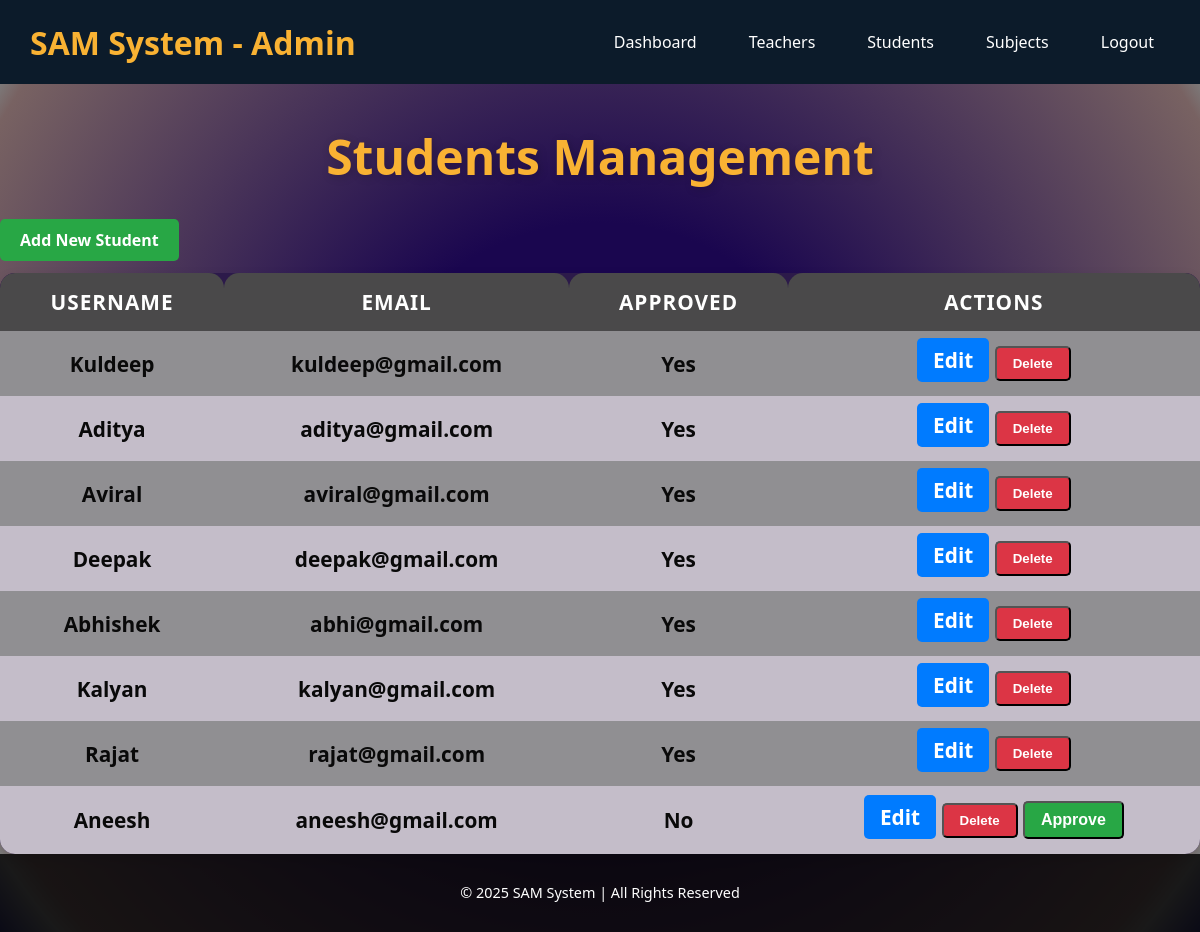
Page /admins/students/ (signed in) on the committed database.
### myapp/models.py (models this page shows, shortened)
class CustomUser(AbstractUser):
    ROLE_CHOICES = [
        ('admin', 'Admin'),
        ('teacher', 'Teacher'),
        ('student', 'Student'),
    ]
    role = models.CharField(max_length=10, choices=ROLE_CHOICES)
    is_approved = models.BooleanField(default=False)
    subject = models.ForeignKey('Subject', null=True, blank=True, on_delete=models.SET_NULL)
    full_name = models.CharField(max_length=100, blank=True, null=True)

### myapp/views.py (the view)
# urls.py: path('admins/students/', views.admin_students, name='admin_students'),
@login_required
def admin_students(request):
    if request.user.role != 'admin':
        return redirect('home')
    students = CustomUser.objects.filter(role='student')
    return render(request, 'admin/admin_students.html', {'students': students})

### myapp/templates/admin/admin_students.html (shortened to what this page needs)
{% load static %}
<!DOCTYPE html>
<html lang="en">
<head>
    <link rel="stylesheet" href="{% static 'css/home.css' %}">
    <link rel="stylesheet" href="{% static 'css/admin_dashboard.css' %}">
    <link rel="stylesheet" href="{% static 'css/admin_students.css' %}">
</head>
<body>
    <nav class="navbar">
        <div class="nav-container">
            <a href="{% url 'admin_dashboard' %}" class="brand">SAM System - Admin</a>
            <ul class="nav-links">
                <li><a href="{% url 'admin_dashboard' %}">Dashboard</a></li>
                <li><a href="{% url 'admin_teachers' %}">Teachers</a></li>
                <li><a href="{% url 'admin_students' %}" class="active">Students</a></li>
                <li><a href="{% url 'admin_subjects' %}">Subjects</a></li>
                <li><a href="{% url 'logout' %}">Logout</a></li>
            </ul>
        </div>
    </nav>
    <div class="container">
        <h2 class="dashboard-title">Students Management</h2>
        <div>
            <a href="{% url 'admin_add_student' %}" class="btn btn-success">Add New Student</a>
        </div><br>
        <table class="table">
            <thead class="table-dark">
                <tr>
                    <th>Username</th>
                    <th>Email</th>
                    <th>Approved</th>
                    <th>Actions</th>
                </tr>
            </thead>
            <tbody>
                {% for student in students %}
                <tr>
                    <td>{{ student.first_name|default:student.full_name }}</td>
                    <td>{{ student.email }}</td>
                    <td>
                        {% if student.is_approved %}
                            <span class="badge bg-success">Yes</span>
                        {% else %}
                            <span class="badge bg-warning">No</span>
                        {% endif %}
                    </td>
                    <td>
                        <a href="{% url 'admin_edit_student' student.id %}" class="btn btn-primary btn-sm">Edit</a>
                        <form action="{% url 'admin_delete_student' student.id %}" method="POST" style="display:inline-block;">
                            <button type="submit" class="btn btn-danger btn-sm" onclick="return confirm('Are you sure you want to delete this student?');">Delete</button>
                        </form>
                        {% if not student.is_approved %}
                        <form action="{% url 'admin_approve_student' student.id %}" method="POST" style="display:inline-block;">
                            <button type="submit" class="btn btn-success btn-sm">Approve</button>
                        </form>
                        {% endif %}
                    </td>
                </tr>
                {% empty %}
                <tr>
                    <td colspan="4" class="text-center">No students found.</td>
                </tr>
                {% endfor %}
            </tbody>
        </table>
    </div>
    <footer style="text-align: center; padding: 15px 0; background: rgba(0, 0, 0, 0.8); color: #fff; position: relative; bottom: 0; width: 100%; font-size: 0.9rem;">
        <p>© 2025 SAM System | All Rights Reserved</p>
    </footer>
</body>
</html>

### myapp/static/css/home.css (style rules this page uses)
body { margin: 0; font-family: 'Segoe UI', Tahoma, Geneva, Verdana, sans-serif; color: white; background-color: #f4f6f8; }
.navbar { background-color: #0c1b2a; padding: 15px 30px; }
.nav-container { display: flex; justify-content: space-between; align-items: center; }
.nav-links { list-style: none; display: flex; gap: 20px; }
.nav-links li a { text-decoration: none; color: white; padding: 8px 16px; border-radius: 5px; transition: background 0.3s; }
.brand { font-size: 2rem; font-weight: 700; color: #f9b233; text-decoration: none; }

### myapp/static/css/admin_dashboard.css (style rules this page uses)
body { margin: 0; font-family: 'Segoe UI', Tahoma, Geneva, Verdana, sans-serif; background: #1a064f; background: radial-gradient(circle,rgba(26, 6, 79, 1) 32%, rgba(120, 98, 98, 1) 91%, rgba(125, 124, 124, 1) 94%, rgba(50, 49, 107, 1) 100%); color: #fff; }
.dashboard-title { text-align: center; font-size: 3rem; font-weight: 700; margin-top: 40px; margin-bottom: 40px; color: #f9b233; text-shadow: 2px 2px 10px rgba(0, 0, 0, 0.2); }

### myapp/static/css/admin_students.css (style rules this page uses)
table { width: 100%; border-collapse: collapse; border-radius: 15px; overflow: hidden; background: #2c1a4a; box-shadow: 0 4px 12px rgba(0, 0, 0, 0.1); }
table th, table td { padding: 15px 20px; text-align: center; font-size: 1.3rem; color: #090909; font-weight: bold; }
table th { background-color: #4a494a; color: #fff; font-weight: bold; text-transform: uppercase; letter-spacing: 1px; border-top-left-radius: 15px; border-top-right-radius: 15px; }
table tbody tr { background-color: #908f92; transition: background-color 0.3s ease, transform 0.3s ease; }
table tbody tr:nth-child(even) { background-color: #c4bdc9; }
table td .btn { padding: 8px 16px; border-radius: 5px; font-weight: bold; text-decoration: none; transition: background-color 0.3s ease, transform 0.2s ease; }
.table td .btn-primary { background-color: #007bff; color: white; }
.table td .btn-danger { background-color: #dc3545; color: white; }
.table td .btn-success { background-color: #28a745; color: white; }
.btn-success { background-color: #28a745; color: white; border-radius: 5px; padding: 10px 20px; font-size: 1rem; font-weight: bold; text-decoration: none; transition: background-color 0.3s ease, transform 0.2s ease; }

### rows in the picture
CustomUser: first_name "Kuldeep", email "kuldeep@gmail.com", is_approved "Yes"
CustomUser: first_name "Aditya", email "aditya@gmail.com", is_approved "Yes"
CustomUser: first_name "Aviral", email "aviral@gmail.com", is_approved "Yes"
CustomUser: first_name "Deepak", email "deepak@gmail.com", is_approved "Yes"
CustomUser: first_name "Abhishek", email "abhi@gmail.com", is_approved "Yes"
CustomUser: first_name "Kalyan", email "kalyan@gmail.com", is_approved "Yes"
CustomUser: first_name "Rajat", email "rajat@gmail.com", is_approved "Yes"
CustomUser: first_name "Aneesh", email "aneesh@gmail.com", is_approved "No"
